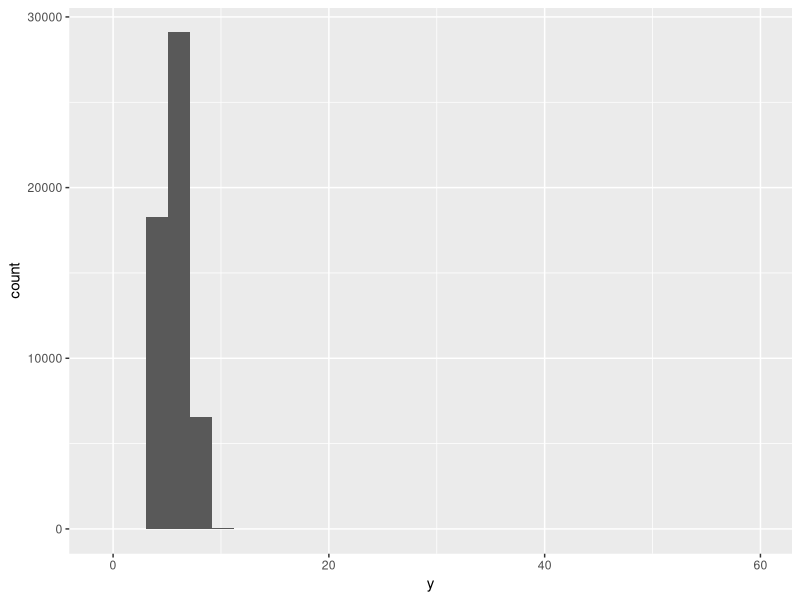
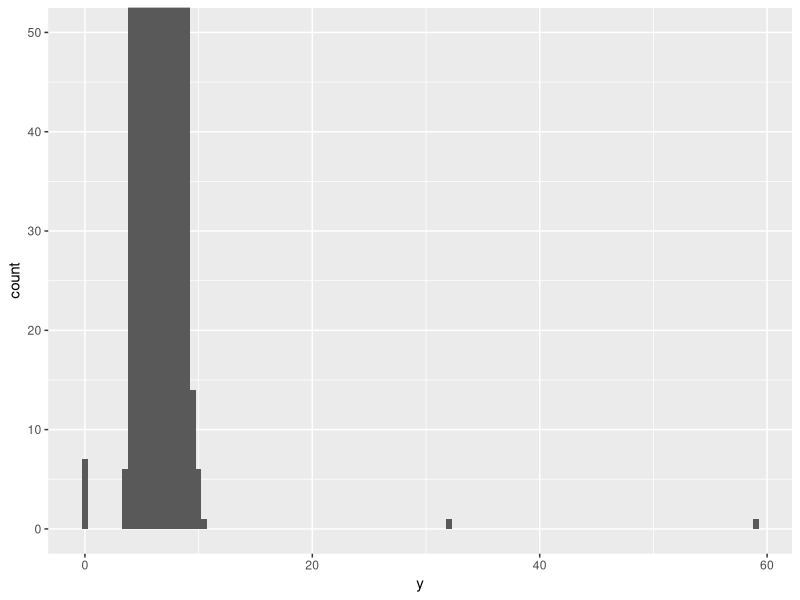
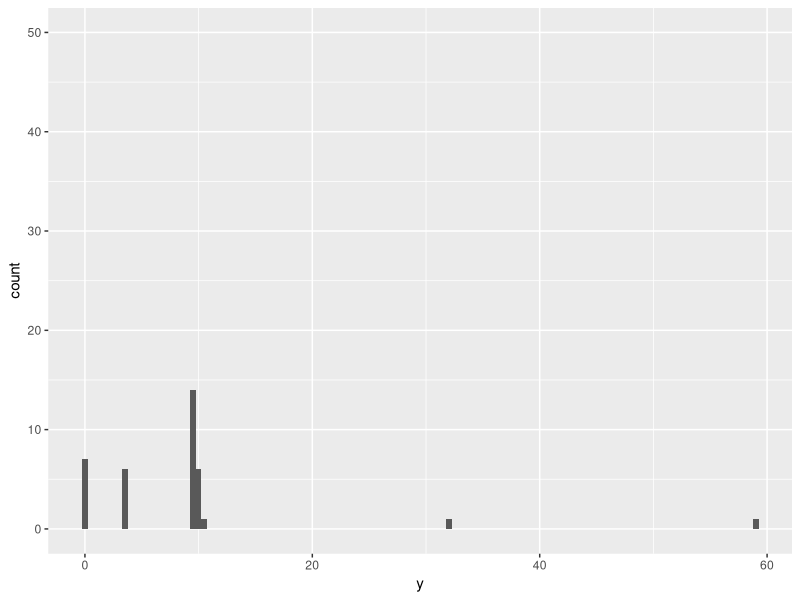
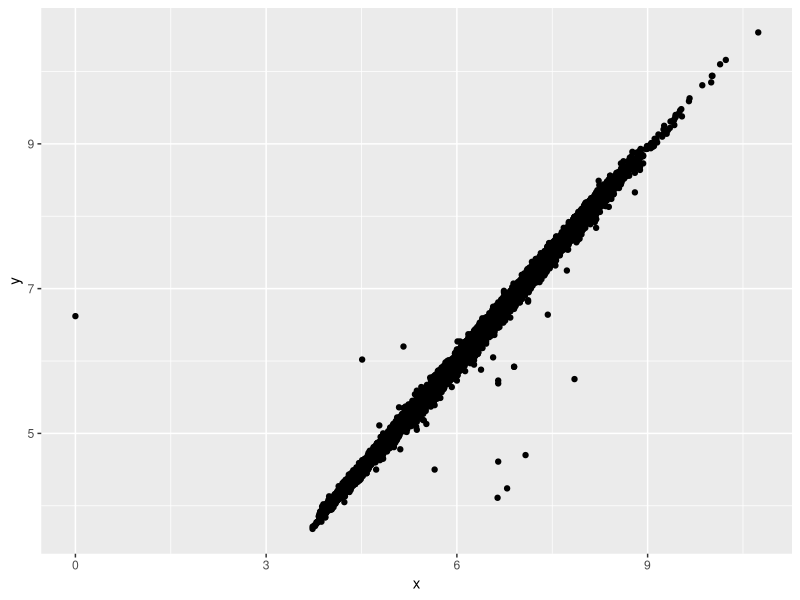
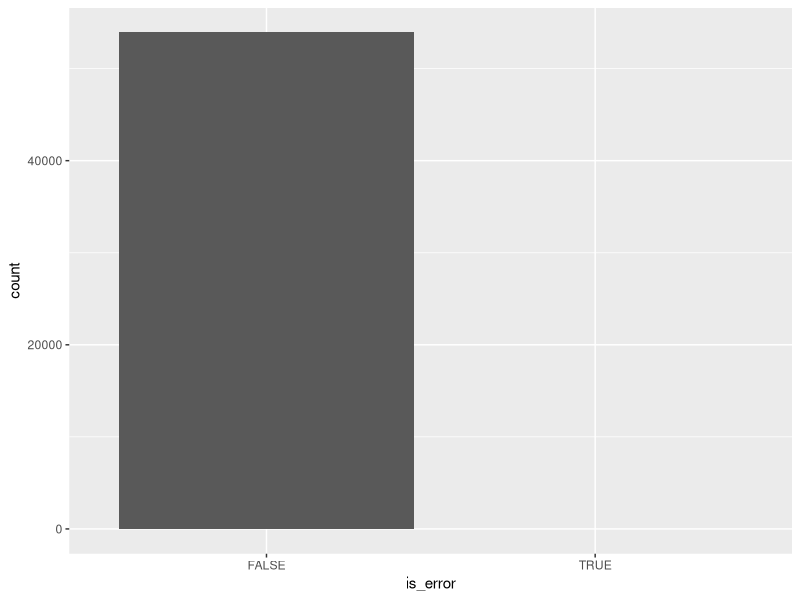
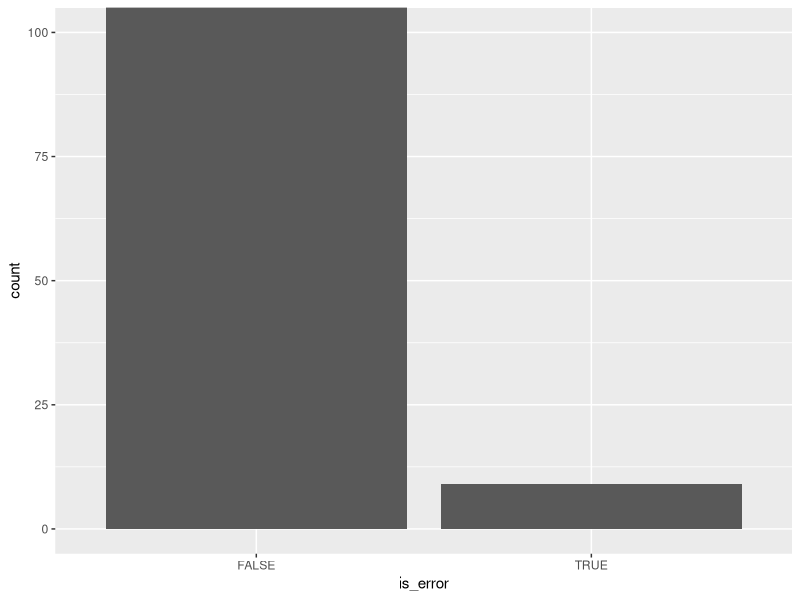

R code for these plots, in order:
## ---- chunk 1
knitr::opts_chunk$set(
  collapse = TRUE,
  comment = "#>"
)
## ---- chunk 2
library(tidyverse)
## ---- chunk 3
diamonds %>% 
  select(price, carat, x, y, z)
## ---- chunk 4
ggplot(diamonds) + 
  geom_histogram(aes(x = y))
## ---- chunk 5
ggplot(diamonds) + 
  geom_histogram(mapping = aes(x = y), binwidth = 0.5) +
  coord_cartesian(ylim = c(0, 50))
## ---- chunk 6
ggplot(diamonds) + 
  geom_histogram(mapping = aes(x = y), binwidth = 0.5) +
  ylim(c(0, 50))
## ---- chunk 7
unusual <- diamonds %>% 
  filter(y < 3 | y > 20) %>% 
  select(price, x, y, z) %>%
  arrange(y)
unusual
## ---- chunk 8
diamonds2 <- diamonds %>% 
  filter(between(y, 3, 20))
## ---- chunk 9
diamonds2 <- diamonds %>% 
  mutate(y = ifelse(y < 3 | y > 20, NA, y))
## ---- chunk 10
ggplot(data = diamonds2, mapping = aes(x = x, y = y)) + 
  geom_point()
## ---- chunk 11
diamonds3 <- diamonds2 %>% 
  mutate(is_error = is.na(y))

ggplot(diamonds3) +
  geom_bar(aes(is_error))
## ---- chunk 12
diamonds3 %>% 
  count(is_error)

ggplot(diamonds3) +
  geom_bar(aes(is_error)) +
  coord_cartesian(ylim = c(0, 100))
